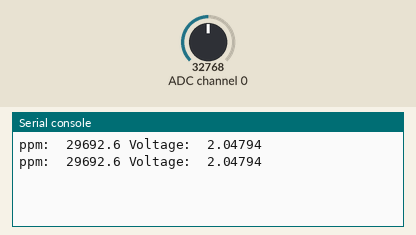
A program run on a simulated CircuitPython board. Parts: the last lines printed to the serial console. The test bench sets the inputs (shaded band); at power-on: ADC channel 0 = 32768 (analog values on the 0–65535 scale).

Above: at 1.2 s.
1.3 s: ADC channel 0 set to 57670
At 2.8 s:
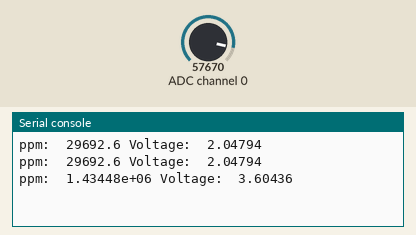
3.5 s: ADC channel 0 set to 65535
At 4.9 s:
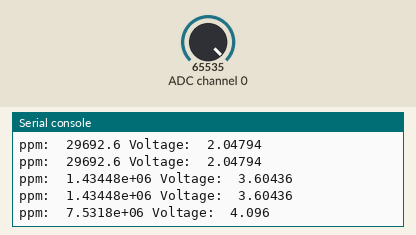

The program:

mq4_class.py
```python
import time
import board
import busio
import math
import adafruit_ads1x15.ads1115 as ADS
from adafruit_ads1x15.analog_in import AnalogIn

class MQ4:
    def __init__(self):
        # Create the I2C bus
        i2c = busio.I2C(board.SCL, board.SDA)

        # Create the ADC object using the I2C bus
        self.ads = ADS.ADS1115(i2c)
        self.ads.gain = 1

        # Create single-ended input on channel 0
        self.chan = AnalogIn(self.ads, ADS.P0)

        # Create differential input between channel 0 and 1
        #chan = AnalogIn(ads, ADS.P0, ADS.P1)

        # Set the load resistance
        self.R0 = 4.55

    def voltage(self):
        return self.chan.voltage

    def ppm(self):
        RS_gas = ((5 * 1) / self.chan.voltage) - 1
        ratio = RS_gas / self.R0
        ppm = 1000*pow(ratio, -2.95)
        return ppm

# Create an instance of the MQ4 class
mq4 = MQ4()

while True:
    print("ppm: ", mq4.ppm(), "Voltage: ", mq4.voltage())
    time.sleep(1)
```

Measured:
- after the input at 1.3 s, the serial console: prints a new line after 0.75 s (image 1)
- after the input at 3.5 s, the serial console: prints a new line after 0.58 s (image 2)
